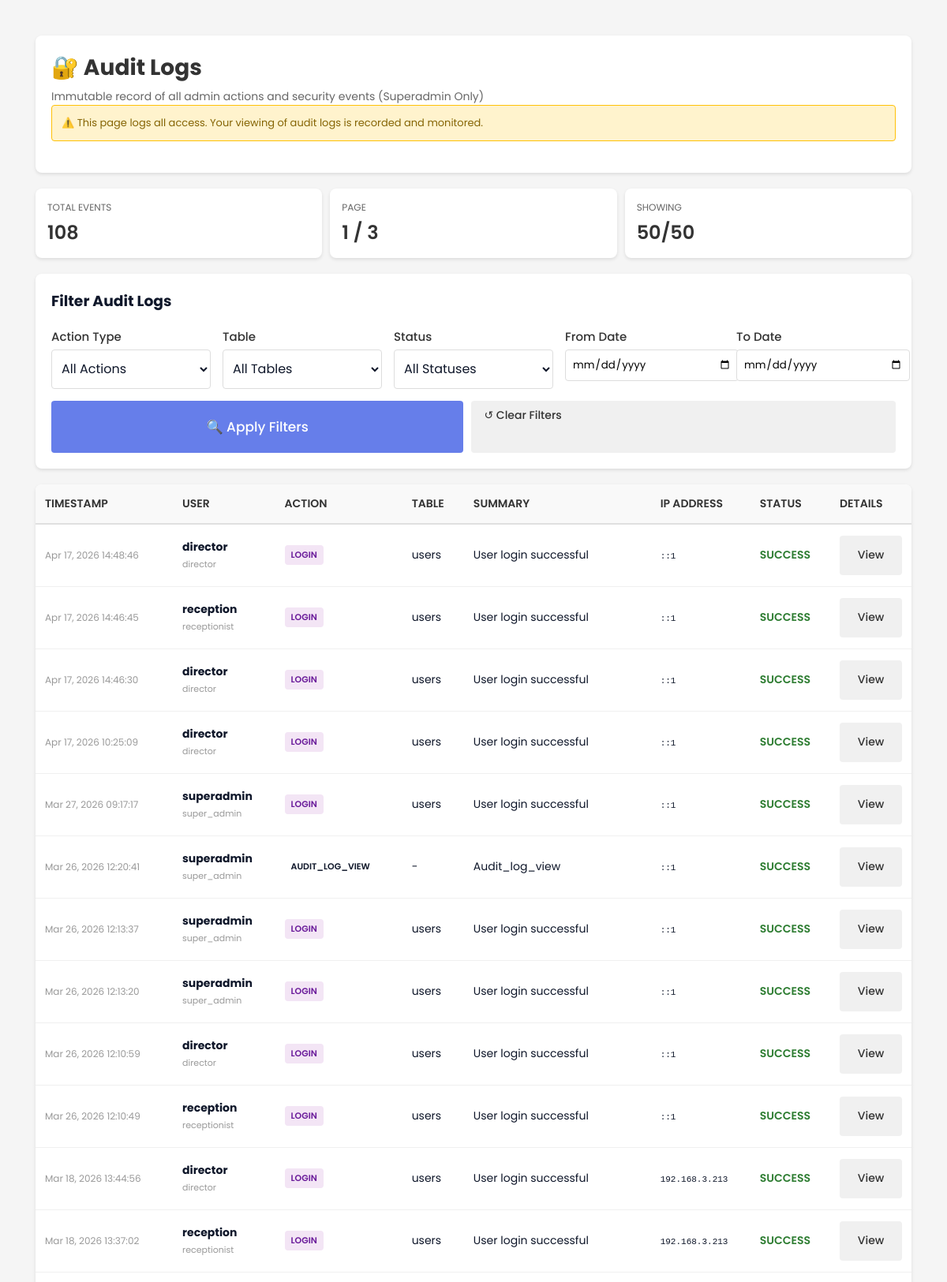
Screenshot of /audit_logs_viewer.php (signed in, upper part) with the database file from the repository.
### tables this page shows
CREATE TABLE `audit_log` (
  `id` int(11) NOT NULL,
  `user_id` int(11) DEFAULT NULL,
  `username` varchar(50) NOT NULL,
  `user_role` varchar(50) NOT NULL,
  `action` varchar(50) NOT NULL,
  `table_name` varchar(50) DEFAULT NULL,
  `record_id` int(11) DEFAULT NULL,
  `old_values` longtext DEFAULT NULL CHECK (json_valid(`old_values`)),
  `new_values` longtext DEFAULT NULL CHECK (json_valid(`new_values`)),
  `change_summary` text DEFAULT NULL,
  `ip_address` varchar(45) NOT NULL,
  `user_agent` text DEFAULT NULL,
  `session_id` varchar(255) DEFAULT NULL,
  `status` enum('SUCCESS','FAILURE') NOT NULL,
  `error_message` text DEFAULT NULL,
  `created_at` timestamp NOT NULL DEFAULT current_timestamp()
);

### audit_logging.php (called while the page is built, shortened)
<?php
function get_audit_logs($filters = [], $limit = 100, $offset = 0) {
    global $conn;
    $where_parts = [];
    $params = [];
    $types = "";
    $where_clause = count($where_parts) > 0 ? "WHERE " . implode(" AND ", $where_parts) : "";
    $query = "SELECT * FROM audit_log $where_clause ORDER BY created_at DESC LIMIT ? OFFSET ?";
    $stmt = $conn->prepare($query);
    $params[] = $limit;
    $params[] = $offset;
    $types .= "ii";
    if (count($params) > 0) {
        $stmt->bind_param($types, ...$params);
    }
    $stmt->execute();
    $result = $stmt->get_result();
    $logs = [];
    while ($row = $result->fetch_assoc()) {
        $logs[] = $row;
    }
    return $logs;
}
function count_audit_logs($filters = []) {
    global $conn;
    $where_parts = [];
    $params = [];
    $where_clause = count($where_parts) > 0 ? "WHERE " . implode(" AND ", $where_parts) : "";
    $query = "SELECT COUNT(*) as total FROM audit_log $where_clause";
    $stmt = $conn->prepare($query);
    $stmt->execute();
    $result = $stmt->get_result();
    $row = $result->fetch_assoc();
    return $row['total'] ?? 0;
}
?>

### audit_logs_viewer.php (the view, shortened to what this page needs)
<?php
include 'db.php';
require_once 'audit_logging.php';
$filters = [];
$date_from = $_GET['date_from'] ?? '';
$date_to = $_GET['date_to'] ?? '';
$page = max(1, intval($_GET['page'] ?? 1));
$records_per_page = 50;
$offset = ($page - 1) * $records_per_page;
$logs = get_audit_logs($filters, $records_per_page, $offset);
$total_count = count_audit_logs($filters);
$total_pages = ceil($total_count / $records_per_page);
?>
<!DOCTYPE html>
<html lang="en">
<head>
    <link rel="stylesheet" href="style.css">
</head>
<body>
    <div class="audit-container">
        <div class="header">
            <h1>🔐 Audit Logs</h1>
            <p class="subtitle">Immutable record of all admin actions and security events (Superadmin Only)</p>
            <div class="access-warning">
                ⚠️ This page logs all access. Your viewing of audit logs is recorded and monitored.
            </div>
        </div>
        <div class="stats">
            <div class="stat-card">
                <div class="stat-label">Total Events</div>
                <div class="stat-value"><?= number_format($total_count) ?></div>
            </div>
            <div class="stat-card">
                <div class="stat-label">Page</div>
                <div class="stat-value"><?= $page ?> / <?= max(1, $total_pages) ?></div>
            </div>
            <div class="stat-card">
                <div class="stat-label">Showing</div>
                <div class="stat-value"><?= count($logs) ?>/<?= $records_per_page ?></div>
            </div>
        </div>
        <div class="filters">
            <h3 style="margin-top: 0;">Filter Audit Logs</h3>
            <form method="GET" action="">
                <div class="filter-group">
                    <div>
                        <label for="action">Action Type</label>
                        <select name="action" id="action">
                            <option value="">All Actions</option>
                        </select>
                    </div>
                    <div>
                        <label for="table">Table</label>
                        <select name="table" id="table">
                            <option value="">All Tables</option>
                        </select>
                    </div>
                    <div>
                        <label for="status">Status</label>
                        <select name="status" id="status">
                            <option value="">All Statuses</option>
                        </select>
                    </div>
                    <div>
                        <label for="date_from">From Date</label>
                        <input type="date" name="date_from" id="date_from" value="<?= htmlspecialchars($date_from) ?>">
                    </div>
                    <div>
                        <label for="date_to">To Date</label>
                        <input type="date" name="date_to" id="date_to" value="<?= htmlspecialchars($date_to) ?>">
                    </div>
                </div>
                <div class="filter-buttons">
                    <button type="submit" class="btn btn-primary">🔍 Apply Filters</button>
                    <a href="audit_logs_viewer.php" class="btn btn-secondary" style="text-decoration: none;">↺ Clear Filters</a>
                </div>
            </form>
        </div>
        <div class="logs-table">
            <?php if (count($logs) > 0): ?>
                <table>
                    <thead>
                        <tr>
                            <th>Timestamp</th>
                            <th>User</th>
                            <th>Action</th>
                            <th>Table</th>
                            <th>Summary</th>
                            <th>IP Address</th>
                            <th>Status</th>
                            <th>Details</th>
                        </tr>
                    </thead>
                    <tbody>
                        <?php foreach ($logs as $log): ?>
                            <tr>
                                <td class="timestamp">
                                    <?= date('M d, Y H:i:s', strtotime($log['created_at'])) ?>
                                </td>
                                <td>
                                    <strong><?= htmlspecialchars($log['username']) ?></strong><br>
                                    <span style="font-size: 11px; color: #999;"><?= htmlspecialchars($log['user_role']) ?></span>
                                </td>
                                <td>
                                    <span class="action-badge action-<?= strtolower(str_replace('_', '', $log['action'])) ?>">
                                        <?= htmlspecialchars($log['action']) ?>
                                    </span>
                                </td>
                                <td><?= $log['table_name'] ? htmlspecialchars($log['table_name']) : '-' ?></td>
                                <td><?= htmlspecialchars($log['change_summary']) ?></td>
                                <td><code style="font-size: 11px;"><?= htmlspecialchars($log['ip_address']) ?></code></td>
                                <td>
                                    <span class="status-<?= strtolower($log['status']) ?>">
                                        <?= htmlspecialchars($log['status']) ?>
                                    </span>
                                </td>
                                <td>
                                    <button class="btn btn-secondary" onclick="showDetails(<?= htmlspecialchars(json_encode($log)) ?>)">
                                        View
                                    </button>
                                </td>
                            </tr>
                        <?php endforeach; ?>
                    </tbody>
                </table>
            <?php else: ?>
                <div class="no-data">
                    <p>No audit log entries found matching your filters.</p>
                </div>
            <?php endif; ?>
        </div>
    </div>
</body>
</html>

### style.css (style rules this page uses)
body { font-family: 'Poppins', sans-serif; background: linear-gradient(rgba(30, 58, 138, 0.12), rgba(30, 58, 138, 0.12)), url('Picture2.png') no-repeat center top; background-size: cover; color: var(--ui-dark); display: block; min-height: 100vh; padding: 120px 20px 40px; margin: 0; }
label { font-weight: 500; margin-bottom: 6px; font-size: 14px; }
textarea, input[type="text"], input[type="tel"], input[type="password"], select { width: 100%; padding: 12px; border: 1px solid var(--ui-border); border-radius: 6px; font-size: 14px; outline: none; transition: 0.3s; box-sizing: border-box; font-family: 'Poppins', sans-serif; background-color: white; color: var(--ui-dark); }
select { padding: 12px; border: 1px solid var(--ui-border); border-radius: 6px; font-size: 14px; outline: none; background-color: white; font-family: 'Poppins', sans-serif; transition: 0.3s; }
.btn { width: 100%; padding: 12px; background-color: var(--ui-primary); color: white; font-size: 16px; font-weight: 500; border: none; border-radius: 8px; cursor: pointer; transition: background-color 0.2s ease; }
@media (min-width: 1200px) and (max-width: 1399px) { body { padding: 25px; } }
@media (min-width: 1200px) and (max-width: 1399px) { label { font-size: 15px; margin-bottom: 9px; } }
@media (min-width: 1200px) and (max-width: 1399px) { input[type="text"], input[type="tel"], input[type="password"], select, textarea { font-size: 16px; padding: 15px; min-height: 50px; } }
@media (min-width: 1200px) and (max-width: 1399px) { .btn { font-size: 17px; padding: 15px; min-height: 50px; } }
@media (min-width: 1200px) and (max-width: 1399px) { table { font-size: 14px; } }
@media (min-width: 1200px) and (max-width: 1399px) { table th, table td { padding: 14px 12px; font-size: 14px; } }
.btn-secondary { background: #6c757d; color: white; padding: 12px 24px; border: none; border-radius: 6px; cursor: pointer; font-size: 14px; font-weight: 500; transition: background 0.3s; }
:root { --ui-primary: #1E3A8A; --ui-gold: #D4AF37; --ui-light: #EFF6FF; --ui-dark: #0F172A; --ui-accent: #1e40af; --ui-secondary: #DBEAFE; --ui-border: #BFDBFE; --ui-success: #10B981; --ui-shadow: 0 2px 8px rgba(30, 58, 138, 0.1); --ui-shadow-lg: 0 20px 60px rgba(30, 58, 138, 0.15); }

### rows the page displays
audit_log: created_at "Apr 17, 2026 14:48:46", username "director", user_role "director", action "LOGIN", table_name "users", change_summary "User login successful", ip_address "::1", status "SUCCESS"
audit_log: created_at "Apr 17, 2026 14:46:45", username "reception", user_role "receptionist", action "LOGIN", table_name "users", change_summary "User login successful", ip_address "::1", status "SUCCESS"
audit_log: created_at "Apr 17, 2026 14:46:30", username "director", user_role "director", action "LOGIN", table_name "users", change_summary "User login successful", ip_address "::1", status "SUCCESS"
audit_log: created_at "Apr 17, 2026 10:25:09", username "director", user_role "director", action "LOGIN", table_name "users", change_summary "User login successful", ip_address "::1", status "SUCCESS"
audit_log: created_at "Mar 27, 2026 09:17:17", username "superadmin", user_role "super_admin", action "LOGIN", table_name "users", change_summary "User login successful", ip_address "::1", status "SUCCESS"
audit_log: created_at "Mar 26, 2026 12:20:41", username "superadmin", user_role "super_admin", action "AUDIT_LOG_VIEW", change_summary "Audit_log_view", ip_address "::1", status "SUCCESS"
audit_log: created_at "Mar 26, 2026 12:13:37", username "superadmin", user_role "super_admin", action "LOGIN", table_name "users", change_summary "User login successful", ip_address "::1", status "SUCCESS"
audit_log: created_at "Mar 26, 2026 12:13:20", username "superadmin", user_role "super_admin", action "LOGIN", table_name "users", change_summary "User login successful", ip_address "::1", status "SUCCESS"
audit_log: created_at "Mar 26, 2026 12:10:59", username "director", user_role "director", action "LOGIN", table_name "users", change_summary "User login successful", ip_address "::1", status "SUCCESS"
audit_log: created_at "Mar 26, 2026 12:10:49", username "reception", user_role "receptionist", action "LOGIN", table_name "users", change_summary "User login successful", ip_address "::1", status "SUCCESS"
audit_log: created_at "Mar 18, 2026 13:44:56", username "director", user_role "director", action "LOGIN", table_name "users", change_summary "User login successful", ip_address "192.168.3.213", status "SUCCESS"
audit_log: created_at "Mar 18, 2026 13:37:02", username "reception", user_role "receptionist", action "LOGIN", table_name "users", change_summary "User login successful", ip_address "192.168.3.213", status "SUCCESS"

### other values shown
$total_count "108"
$page "1"
max(1, $total_pages) "3"
count($logs) "50"
$records_per_page "50"
